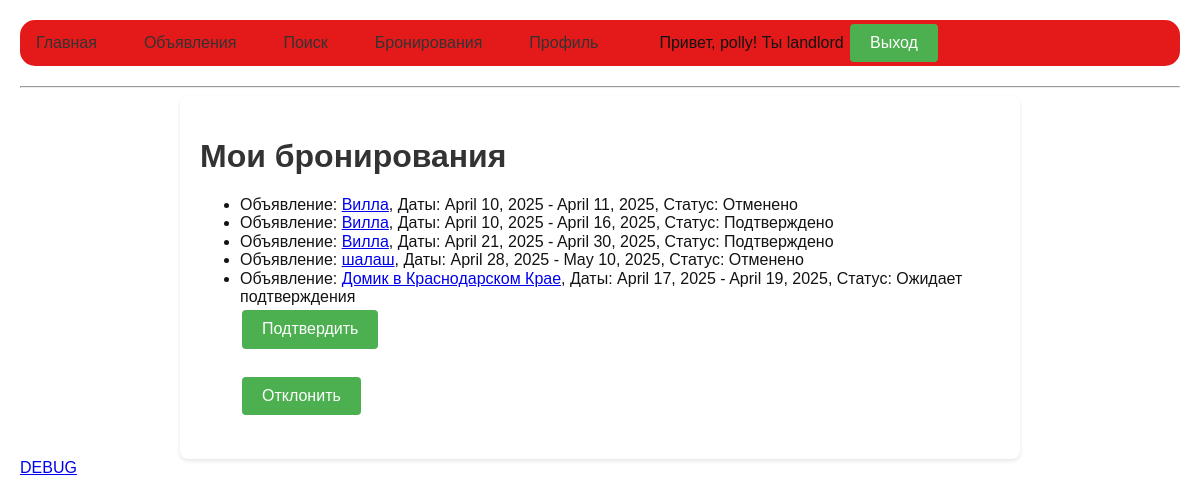
/bookings/ (signed in), run on the app's committed database.
### accounts/models.py (models this page shows, shortened)
class CustomUser(AbstractUser):
    ROLE_CHOICES = (
        ('tenant', 'Арендатор'),
        ('landlord', 'Арендодатель'),
    )
    role = models.CharField(max_length=20, choices=ROLE_CHOICES, default='tenant')

### bookings/models.py (models this page shows, shortened)
class Booking(models.Model):
    STATUS_CHOICES = [
        ('pending', 'Ожидает подтверждения'),
        ('confirmed', 'Подтверждено'),
        ('cancelled', 'Отменено'),
    ]
    user = models.ForeignKey(settings.AUTH_USER_MODEL, related_name='bookings', on_delete=models.CASCADE)
    listing = models.ForeignKey(Listing, related_name='bookings', on_delete=models.CASCADE)
    start_date = models.DateField()
    end_date = models.DateField()
    status = models.CharField(max_length=20, choices=STATUS_CHOICES, default='pending')
    created_at = models.DateTimeField(auto_now_add=True)
    comments = models.TextField(blank=True, null=True)

### listings/models.py (models this page shows, shortened)
class Listing(models.Model):
    PROPERTY_TYPES = [
        ('apartment', 'Квартира'),
        ('house', 'Дом'),
        ('studio', 'Студия'),
    ]
    STATUS_CHOICES = [
        ('active', 'Активно'),
        ('inactive', 'Неактивно'),
    ]
    title = models.CharField(max_length=255)
    description = models.TextField()
    location = models.CharField(max_length=255)
    price = models.DecimalField(max_digits=10, decimal_places=2)
    rooms = models.PositiveIntegerField()
    property_type = models.CharField(max_length=50, choices=PROPERTY_TYPES)
    status = models.CharField(max_length=20, choices=STATUS_CHOICES, default='active')
    owner = models.ForeignKey(settings.AUTH_USER_MODEL, related_name='listings', on_delete=models.CASCADE)
    created_at = models.DateTimeField(auto_now_add=True)
    updated_at = models.DateTimeField(auto_now=True)

### bookings/views.py (the view, shortened to what this page needs)
# urls.py: path('', BookingListView.as_view(), name='booking-list'),
class BookingListView(LoginRequiredMixin, ListView):
    model = Booking
    template_name = 'bookings/booking_list.html'
    context_object_name = 'bookings'
    def get_queryset(self):
        if self.request.user.role == 'landlord':
            return Booking.objects.filter(listing__owner=self.request.user)
        return Booking.objects.filter(user=self.request.user)

### templates/bookings/booking_list.html (shortened to what this page needs)
{% extends "base.html" %}
{% block content %}
<h1>Мои бронирования</h1>
<ul>
    {% for booking in bookings %}
        <li>
            Объявление: <a href="{% url 'listing-detail' booking.listing.pk %}">{{ booking.listing.title }}</a>,
            Даты: {{ booking.start_date }} - {{ booking.end_date }},
            Статус: {{ booking.get_status_display }}
            {% if user.role == 'landlord' and booking.status == 'pending' %}
            <form method="post" action="">
                <button type="submit" name="confirm_booking" value="{{ booking.id }}">Подтвердить</button>
            </form>
            <form method="post" action="">
                <button type="submit" name="reject_booking" value="{{ booking.id }}">Отклонить</button>
            </form>
            {% endif %}
        </li>
    {% empty %}
        <li>Нет созданных бронирований.</li>
    {% endfor %}
</ul>
{% endblock content %}

### templates/base.html (shortened to what this page needs)
<!DOCTYPE html>
<html lang="ru">
<head>
    <link rel="stylesheet" href="https://cdnjs.cloudflare.com/ajax/libs/normalize/8.0.1/normalize.css">
    {% load static %}
    <link rel="stylesheet" href="{% static 'styles.css' %}">
</head>
<body>
    <nav>
        <a href="{% url 'home' %}">Главная</a>
        <a href="{% url 'listing-list' %}">Объявления</a>
        <a href="{% url 'listing-search' %}">Поиск</a>
        {% if user.is_authenticated%}
        <a href="{% url 'booking-list' %}">Бронирования</a>
        {% endif %}
        {% if user.is_authenticated %}
            <span style="margin-left: 30px;">Привет, {{ user.username }}! Ты {{user.role}}</span>
            <a href="{% url 'profile' %}">Профиль</a>
            <form method="post" action="{% url 'logout' %}" style="display: inline;">
                <button type="submit">Выход</button>
            </form>
        {% else %}
            <a href="{% url 'login' %}" style="margin-left: 30px;">Войти</a>
        {% endif %}
    </nav>
    <hr>
    <div class="container">
        {% block content %}
        {% endblock content %}
    </div>
</body>
<a href="{% url 'debug-request' %}">DEBUG</a>
</html>

### static/styles.css (style rules this page uses)
body { font-family: Arial, sans-serif; margin: 0; padding: 0; background-size: cover; color: rgb(19, 19, 19); }
nav { background-color: #e41a1a; overflow: hidden; border-radius: 15px; }
nav a { float: left; display: block; color: white; text-align: center; padding: 14px 16px; text-decoration: none; }
.container { max-width: 800px; margin: 20px auto; padding: 20px; background: white; border-radius: 8px; box-shadow: 0 2px 4px rgba(0, 0, 0, 0.1); }
form { margin-bottom: 20px; }
button { background-color: #4CAF50; color: white; border: none; padding: 10px 20px; text-align: center; text-decoration: none; display: inline-block; font-size: 16px; margin: 4px 2px; cursor: pointer; border-radius: 4px; }

### templates/base.html (style rules this page uses)
body { font-family: Arial, sans-serif; margin: 20px; background-image: url("https://4kwallpapers.com/images/walls/thumbs_3t/4252.jpg"); background-attachment: fixed; background-size: cover; background-repeat: no-repeat; }
h1, h2, h3 { color: #333; }
nav { margin-bottom: 20px; }
nav a { margin-right: 15px; text-decoration: none; color: #333; }
.container { max-width: 800px; margin: 0 auto; }

### data on the page
CustomUser: username "polly", role "landlord"
Booking: listing "Вилла", start_date "April 10, 2025", end_date "April 11, 2025", status "Отменено"
Booking: listing "Вилла", start_date "April 10, 2025", end_date "April 16, 2025", status "Подтверждено"
Booking: listing "Вилла", start_date "April 21, 2025", end_date "April 30, 2025", status "Подтверждено"
Booking: listing "шалаш", start_date "April 28, 2025", end_date "May 10, 2025", status "Отменено"
Booking: listing "Домик в Краснодарском Крае", start_date "April 17, 2025", end_date "April 19, 2025", status "Ожидает подтверждения", {{ booking.id }} 6 (drawn)
